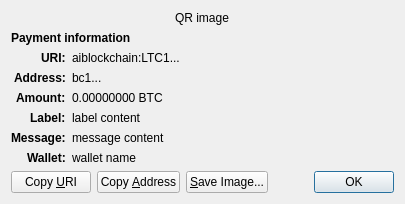
<?xml version="1.0" encoding="UTF-8"?>
<ui version="4.0">
 <class>ReceiveRequestDialog</class>
 <widget class="QDialog" name="ReceiveRequestDialog">
  <property name="geometry">
   <rect>
    <x>0</x>
    <y>0</y>
    <width>413</width>
    <height>229</height>
   </rect>
  </property>
  <property name="windowTitle">
   <string>Request payment to ...</string>
  </property>
  <layout class="QGridLayout" name="gridLayout" columnstretch="0,1">
   <property name="sizeConstraint">
    <enum>QLayout::SetFixedSize</enum>
   </property>
   <item row="0" column="0" colspan="2" alignment="Qt::AlignHCenter">
    <widget class="QRImageWidget" name="qr_code">
     <property name="text">
      <string notr="true">QR image</string>
     </property>
     <property name="textInteractionFlags">
      <set>Qt::NoTextInteraction</set>
     </property>
    </widget>
   </item>
   <item row="1" column="0" colspan="2">
    <widget class="QLabel" name="payment_header">
     <property name="font">
      <font>
       <weight>75</weight>
       <bold>true</bold>
      </font>
     </property>
     <property name="text">
      <string>Payment information</string>
     </property>
     <property name="textInteractionFlags">
      <set>Qt::NoTextInteraction</set>
     </property>
    </widget>
   </item>
   <item row="2" column="0" alignment="Qt::AlignRight|Qt::AlignTop">
    <widget class="QLabel" name="uri_tag">
     <property name="font">
      <font>
       <weight>75</weight>
       <bold>true</bold>
      </font>
     </property>
     <property name="text">
      <string notr="true">URI:</string>
     </property>
     <property name="textFormat">
      <enum>Qt::PlainText</enum>
     </property>
     <property name="textInteractionFlags">
      <set>Qt::NoTextInteraction</set>
     </property>
    </widget>
   </item>
   <item row="2" column="1" alignment="Qt::AlignTop">
    <widget class="QLabel" name="uri_content">
     <property name="text">
      <string notr="true">aiblockchain:LTC1...</string>
     </property>
     <property name="textFormat">
      <enum>Qt::RichText</enum>
     </property>
     <property name="wordWrap">
      <bool>true</bool>
     </property>
     <property name="textInteractionFlags">
      <set>Qt::TextSelectableByMouse</set>
     </property>
    </widget>
   </item>
   <item row="3" column="0" alignment="Qt::AlignRight|Qt::AlignTop">
    <widget class="QLabel" name="address_tag">
     <property name="font">
      <font>
       <weight>75</weight>
       <bold>true</bold>
      </font>
     </property>
     <property name="text">
      <string>Address:</string>
     </property>
     <property name="textInteractionFlags">
      <set>Qt::NoTextInteraction</set>
     </property>
    </widget>
   </item>
   <item row="3" column="1" alignment="Qt::AlignTop">
    <widget class="QLabel" name="address_content">
     <property name="text">
      <string notr="true">bc1...</string>
     </property>
     <property name="textFormat">
      <enum>Qt::PlainText</enum>
     </property>
     <property name="textInteractionFlags">
      <set>Qt::TextSelectableByMouse</set>
     </property>
    </widget>
   </item>
   <item row="4" column="0" alignment="Qt::AlignRight|Qt::AlignTop">
    <widget class="QLabel" name="amount_tag">
     <property name="font">
      <font>
       <weight>75</weight>
       <bold>true</bold>
      </font>
     </property>
     <property name="text">
      <string>Amount:</string>
     </property>
     <property name="textInteractionFlags">
      <set>Qt::NoTextInteraction</set>
     </property>
    </widget>
   </item>
   <item row="4" column="1" alignment="Qt::AlignTop">
    <widget class="QLabel" name="amount_content">
     <property name="text">
      <string notr="true">0.00000000 BTC</string>
     </property>
     <property name="textFormat">
      <enum>Qt::PlainText</enum>
     </property>
     <property name="textInteractionFlags">
      <set>Qt::TextSelectableByMouse</set>
     </property>
    </widget>
   </item>
   <item row="5" column="0" alignment="Qt::AlignRight|Qt::AlignTop">
    <widget class="QLabel" name="label_tag">
     <property name="font">
      <font>
       <weight>75</weight>
       <bold>true</bold>
      </font>
     </property>
     <property name="text">
      <string>Label:</string>
     </property>
     <property name="textInteractionFlags">
      <set>Qt::NoTextInteraction</set>
     </property>
    </widget>
   </item>
   <item row="5" column="1" alignment="Qt::AlignTop">
    <widget class="QLabel" name="label_content">
     <property name="text">
      <string notr="true">label content</string>
     </property>
     <property name="textFormat">
      <enum>Qt::PlainText</enum>
     </property>
     <property name="wordWrap">
      <bool>true</bool>
     </property>
     <property name="textInteractionFlags">
      <set>Qt::TextSelectableByMouse</set>
     </property>
    </widget>
   </item>
   <item row="6" column="0" alignment="Qt::AlignRight|Qt::AlignTop">
    <widget class="QLabel" name="message_tag">
     <property name="font">
      <font>
       <weight>75</weight>
       <bold>true</bold>
      </font>
     </property>
     <property name="text">
      <string>Message:</string>
     </property>
     <property name="textInteractionFlags">
      <set>Qt::NoTextInteraction</set>
     </property>
    </widget>
   </item>
   <item row="6" column="1" alignment="Qt::AlignTop">
    <widget class="QLabel" name="message_content">
     <property name="text">
      <string notr="true">message content</string>
     </property>
     <property name="textFormat">
      <enum>Qt::PlainText</enum>
     </property>
     <property name="wordWrap">
      <bool>true</bool>
     </property>
     <property name="textInteractionFlags">
      <set>Qt::TextSelectableByMouse</set>
     </property>
    </widget>
   </item>
   <item row="7" column="0" alignment="Qt::AlignRight|Qt::AlignTop">
    <widget class="QLabel" name="wallet_tag">
     <property name="font">
      <font>
       <weight>75</weight>
       <bold>true</bold>
      </font>
     </property>
     <property name="text">
      <string>Wallet:</string>
     </property>
     <property name="textInteractionFlags">
      <set>Qt::NoTextInteraction</set>
     </property>
    </widget>
   </item>
   <item row="7" column="1" alignment="Qt::AlignTop">
    <widget class="QLabel" name="wallet_content">
     <property name="text">
      <string notr="true">wallet name</string>
     </property>
     <property name="textFormat">
      <enum>Qt::PlainText</enum>
     </property>
     <property name="wordWrap">
      <bool>true</bool>
     </property>
     <property name="textInteractionFlags">
      <set>Qt::TextSelectableByMouse</set>
     </property>
    </widget>
   </item>
   <item row="8" column="0" colspan="2">
    <layout class="QHBoxLayout" name="horizontalLayout">
     <item>
      <widget class="QPushButton" name="btnCopyURI">
       <property name="text">
        <string>Copy &amp;URI</string>
       </property>
       <property name="autoDefault">
        <bool>false</bool>
       </property>
      </widget>
     </item>
     <item>
      <widget class="QPushButton" name="btnCopyAddress">
       <property name="text">
        <string>Copy &amp;Address</string>
       </property>
       <property name="autoDefault">
        <bool>false</bool>
       </property>
      </widget>
     </item>
     <item>
      <widget class="QPushButton" name="btnSaveAs">
       <property name="text">
        <string>&amp;Save Image...</string>
       </property>
       <property name="autoDefault">
        <bool>false</bool>
       </property>
      </widget>
     </item>
     <item>
      <spacer name="horizontalSpacer_2">
       <property name="orientation">
        <enum>Qt::Horizontal</enum>
       </property>
       <property name="sizeHint" stdset="0">
        <size>
         <width>40</width>
         <height>20</height>
        </size>
       </property>
      </spacer>
     </item>
     <item>
      <widget class="QDialogButtonBox" name="buttonBox">
       <property name="focusPolicy">
        <enum>Qt::StrongFocus</enum>
       </property>
       <property name="standardButtons">
        <set>QDialogButtonBox::Ok</set>
       </property>
      </widget>
     </item>
    </layout>
   </item>
  </layout>
 </widget>
 <customwidgets>
  <customwidget>
   <class>QRImageWidget</class>
   <extends>QLabel</extends>
   <header>qt/qrimagewidget.h</header>
  </customwidget>
 </customwidgets>
 <tabstops>
  <tabstop>buttonBox</tabstop>
  <tabstop>btnCopyURI</tabstop>
  <tabstop>btnCopyAddress</tabstop>
  <tabstop>btnSaveAs</tabstop>
 </tabstops>
 <resources/>
 <connections>
  <connection>
   <sender>buttonBox</sender>
   <signal>accepted()</signal>
   <receiver>ReceiveRequestDialog</receiver>
   <slot>accept()</slot>
   <hints>
    <hint type="sourcelabel">
     <x>135</x>
     <y>230</y>
    </hint>
    <hint type="destinationlabel">
     <x>135</x>
     <y>126</y>
    </hint>
   </hints>
  </connection>
 </connections>
</ui>
